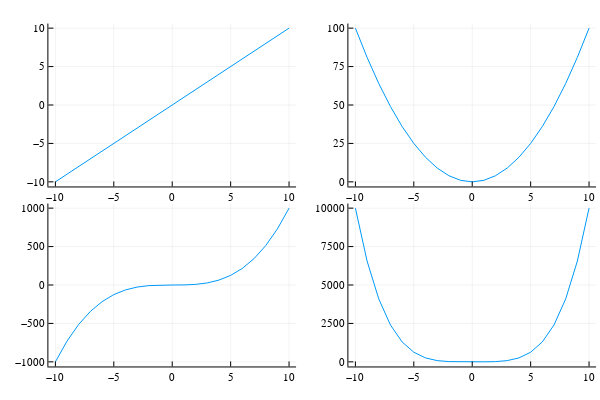

Source (notebook cell):
### Markdown cell above
#### 7.2 
Execute the following code

### Code cell
p1 = plot(x, x)
p2 = plot(x, x.^2)
p3 = plot(x, x.^3)
p4 = plot(x, x.^4)
plot(p1, p2, p3, p4, legend = false)

### Figure 1 — Plotly figure (JSON) as saved in the notebook; plotly's stock layout.template omitted (floating-point values rounded to 4 significant figures)
{"data": [{"colorbar": {"len": 0.4525, "title": "", "x": 0.4934, "y": 0.7639}, "legendgroup": "y1", "line": {"color": "rgba(0, 154, 250, 1.000)", "dash": "solid", "shape": "linear", "width": 1}, "mode": "lines", "name": "y1", "showlegend": true, "type": "scatter", "x": [-10, -9, -8, -7, -6, -5, -4, -3, -2, -1, 0, 1, 2, 3, 4, 5, 6, 7, 8, 9, 10], "xaxis": "x1", "y": [-10, -9, -8, -7, -6, -5, -4, -3, -2, -1, 0, 1, 2, 3, 4, 5, 6, 7, 8, 9, 10], "yaxis": "y1"}, {"colorbar": {"len": 0.4525, "title": "", "x": 0.9934, "y": 0.7639}, "legendgroup": "y1", "line": {"color": "rgba(0, 154, 250, 1.000)", "dash": "solid", "shape": "linear", "width": 1}, "mode": "lines", "name": "y1", "showlegend": true, "type": "scatter", "x": [-10, -9, -8, -7, -6, -5, -4, -3, -2, -1, 0, 1, 2, 3, 4, 5, 6, 7, 8, 9, 10], "xaxis": "x2", "y": [100, 81, 64, 49, 36, 25, 16, 9, 4, 1, 0, 1, 4, 9, 16, 25, 36, 49, 64, 81, 100], "yaxis": "y2"}, {"colorbar": {"len": 0.4525, "title": "", "x": 0.4934, "y": 0.2639}, "legendgroup": "y1", "line": {"color": "rgba(0, 154, 250, 1.000)", "dash": "solid", "shape": "linear", "width": 1}, "mode": "lines", "name": "y1", "showlegend": true, "type": "scatter", "x": [-10, -9, -8, -7, -6, -5, -4, -3, -2, -1, 0, 1, 2, 3, 4, 5, 6, 7, 8, 9, 10], "xaxis": "x3", "y": [-1000, -729, -512, -343, -216, -125, -64, -27, -8, -1, 0, 1, 8, 27, 64, 125, 216, 343, 512, 729, 1000], "yaxis": "y3"}, {"colorbar": {"len": 0.4525, "title": "", "x": 0.9934, "y": 0.2639}, "legendgroup": "y1", "line": {"color": "rgba(0, 154, 250, 1.000)", "dash": "solid", "shape": "linear", "width": 1}, "mode": "lines", "name": "y1", "showlegend": true, "type": "scatter", "x": [-10, -9, -8, -7, -6, -5, -4, -3, -2, -1, 0, 1, 2, 3, 4, 5, 6, 7, 8, 9, 10], "xaxis": "x4", "y": [10000, 6561, 4096, 2401, 1296, 625, 256, 81, 16, 1, 0, 1, 16, 81, 256, 625, 1296, 2401, 4096, 6561, 10000], "yaxis": "y4"}], "layout": {"annotations": [], "height": 400, "margin": {"b": 20, "l": 0, "r": 0, "t": 20}, "paper_bgcolor": "rgba(255, 255, 255, 1.000)", "plot_bgcolor": "rgba(255, 255, 255, 1.000)", "showlegend": false, "width": 600, "xaxis1": {"anchor": "y1", "domain": [0.08064, 0.4934], "gridcolor": "rgba(0, 0, 0, 0.100)", "gridwidth": 0.5, "linecolor": "rgba(0, 0, 0, 1.000)", "mirror": false, "range": [-10.6, 10.6], "showgrid": true, "showline": true, "showticklabels": true, "tickangle": 0, "tickcolor": "rgb(0, 0, 0)", "tickfont": {"color": "rgba(0, 0, 0, 1.000)", "family": "sans-serif", "size": 11}, "tickmode": "array", "ticks": "inside", "ticktext": ["−10", "−5", "0", "5", "10"], "tickvals": [-10, -5, 0, 5, 10], "title": "", "titlefont": {"color": "rgba(0, 0, 0, 1.000)", "family": "sans-serif", "size": 15}, "type": "-", "visible": true, "zeroline": false, "zerolinecolor": "rgba(0, 0, 0, 1.000)"}, "xaxis2": {"anchor": "y2", "domain": [0.5806, 0.9934], "gridcolor": "rgba(0, 0, 0, 0.100)", "gridwidth": 0.5, "linecolor": "rgba(0, 0, 0, 1.000)", "mirror": false, "range": [-10.6, 10.6], "showgrid": true, "showline": true, "showticklabels": true, "tickangle": 0, "tickcolor": "rgb(0, 0, 0)", "tickfont": {"color": "rgba(0, 0, 0, 1.000)", "family": "sans-serif", "size": 11}, "tickmode": "array", "ticks": "inside", "ticktext": ["−10", "−5", "0", "5", "10"], "tickvals": [-10, -5, 0, 5, 10], "title": "", "titlefont": {"color": "rgba(0, 0, 0, 1.000)", "family": "sans-serif", "size": 15}, "type": "-", "visible": true, "zeroline": false, "zerolinecolor": "rgba(0, 0, 0, 1.000)"}, "xaxis3": {"anchor": "y3", "domain": [0.08064, 0.4934], "gridcolor": "rgba(0, 0, 0, 0.100)", "gridwidth": 0.5, "linecolor": "rgba(0, 0, 0, 1.000)", "mirror": false, "range": [-10.6, 10.6], "showgrid": true, "showline": true, "showticklabels": true, "tickangle": 0, "tickcolor": "rgb(0, 0, 0)", "tickfont": {"color": "rgba(0, 0, 0, 1.000)", "family": "sans-serif", "size": 11}, "tickmode": "array", "ticks": "inside", "ticktext": ["−10", "−5", "0", "5", "10"], "tickvals": [-10, -5, 0, 5, 10], "title": "", "titlefont": {"color": "rgba(0, 0, 0, 1.000)", "family": "sans-serif", "size": 15}, "type": "-", "visible": true, "zeroline": false, "zerolinecolor": "rgba(0, 0, 0, 1.000)"}, "xaxis4": {"anchor": "y4", "domain": [0.5806, 0.9934], "gridcolor": "rgba(0, 0, 0, 0.100)", "gridwidth": 0.5, "linecolor": "rgba(0, 0, 0, 1.000)", "mirror": false, "range": [-10.6, 10.6], "showgrid": true, "showline": true, "showticklabels": true, "tickangle": 0, "tickcolor": "rgb(0, 0, 0)", "tickfont": {"color": "rgba(0, 0, 0, 1.000)", "family": "sans-serif", "size": 11}, "tickmode": "array", "ticks": "inside", "ticktext": ["−10", "−5", "0", "5", "10"], "tickvals": [-10, -5, 0, 5, 10], "title": "", "titlefont": {"color": "rgba(0, 0, 0, 1.000)", "family": "sans-serif", "size": 15}, "type": "-", "visible": true, "zeroline": false, "zerolinecolor": "rgba(0, 0, 0, 1.000)"}, "yaxis1": {"anchor": "x1", "domain": [0.5376, 0.9902], "gridcolor": "rgba(0, 0, 0, 0.100)", "gridwidth": 0.5, "linecolor": "rgba(0, 0, 0, 1.000)", "mirror": false, "range": [-10.6, 10.6], "showgrid": true, "showline": true, "showticklabels": true, "tickangle": 0, "tickcolor": "rgb(0, 0, 0)", "tickfont": {"color": "rgba(0, 0, 0, 1.000)", "family": "sans-serif", "size": 11}, "tickmode": "array", "ticks": "inside", "ticktext": ["−10", "−5", "0", "5", "10"], "tickvals": [-10, -5, 0, 5, 10], "title": "", "titlefont": {"color": "rgba(0, 0, 0, 1.000)", "family": "sans-serif", "size": 15}, "type": "-", "visible": true, "zeroline": false, "zerolinecolor": "rgba(0, 0, 0, 1.000)"}, "yaxis2": {"anchor": "x2", "domain": [0.5376, 0.9902], "gridcolor": "rgba(0, 0, 0, 0.100)", "gridwidth": 0.5, "linecolor": "rgba(0, 0, 0, 1.000)", "mirror": false, "range": [-3, 103], "showgrid": true, "showline": true, "showticklabels": true, "tickangle": 0, "tickcolor": "rgb(0, 0, 0)", "tickfont": {"color": "rgba(0, 0, 0, 1.000)", "family": "sans-serif", "size": 11}, "tickmode": "array", "ticks": "inside", "ticktext": ["0", "25", "50", "75", "100"], "tickvals": [0, 25, 50, 75, 100], "title": "", "titlefont": {"color": "rgba(0, 0, 0, 1.000)", "family": "sans-serif", "size": 15}, "type": "-", "visible": true, "zeroline": false, "zerolinecolor": "rgba(0, 0, 0, 1.000)"}, "yaxis3": {"anchor": "x3", "domain": [0.03762, 0.4902], "gridcolor": "rgba(0, 0, 0, 0.100)", "gridwidth": 0.5, "linecolor": "rgba(0, 0, 0, 1.000)", "mirror": false, "range": [-1060, 1060], "showgrid": true, "showline": true, "showticklabels": true, "tickangle": 0, "tickcolor": "rgb(0, 0, 0)", "tickfont": {"color": "rgba(0, 0, 0, 1.000)", "family": "sans-serif", "size": 11}, "tickmode": "array", "ticks": "inside", "ticktext": ["−1000", "−500", "0", "500", "1000"], "tickvals": [-1000, -500, 0, 500, 1000], "title": "", "titlefont": {"color": "rgba(0, 0, 0, 1.000)", "family": "sans-serif", "size": 15}, "type": "-", "visible": true, "zeroline": false, "zerolinecolor": "rgba(0, 0, 0, 1.000)"}, "yaxis4": {"anchor": "x4", "domain": [0.03762, 0.4902], "gridcolor": "rgba(0, 0, 0, 0.100)", "gridwidth": 0.5, "linecolor": "rgba(0, 0, 0, 1.000)", "mirror": false, "range": [-300, 10300], "showgrid": true, "showline": true, "showticklabels": true, "tickangle": 0, "tickcolor": "rgb(0, 0, 0)", "tickfont": {"color": "rgba(0, 0, 0, 1.000)", "family": "sans-serif", "size": 11}, "tickmode": "array", "ticks": "inside", "ticktext": ["0", "2500", "5000", "7500", "10000"], "tickvals": [0, 2500, 5000, 7500, 10000], "title": "", "titlefont": {"color": "rgba(0, 0, 0, 1.000)", "family": "sans-serif", "size": 15}, "type": "-", "visible": true, "zeroline": false, "zerolinecolor": "rgba(0, 0, 0, 1.000)"}}}
